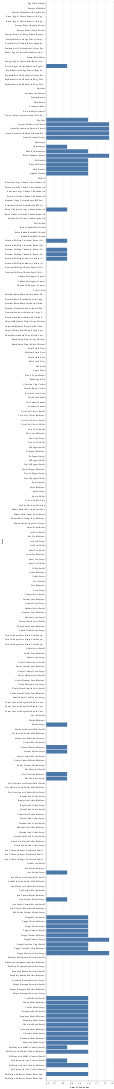

Notebook code for this chart:
### Code cell
DeepnoteChart(data, """{"layer":[{"layer":[{"mark":{"clip":true,"type":"bar","color":"#4c78a8","tooltip":true},"encoding":{"x":{"sort":null,"type":"quantitative","field":"Trans Fat","scale":{"type":"linear"},"format":{"type":"default","decimals":null},"aggregate":"sum","formatType":"numberFormatFromNumberType"},"y":{"sort":null,"type":"nominal","field":"Item","scale":{"type":"linear"}}}}]}],"title":"","config":{"legend":{}},"$schema":"https://vega.github.io/schema/vega-lite/v5.json","encoding":{}}""")

### Figure 1 — Vega-Lite specification as saved in the notebook (floating-point values rounded to 4 significant figures; data arrays with more than 128 entries replaced by an {"elided": "..."} marker saying what was removed)
{"$schema": "https://vega.github.io/schema/vega-lite/v5.json", "encoding": {}, "layer": [{"layer": [{"mark": {"type": "bar", "tooltip": true, "color": "#4c78a8", "clip": true}, "encoding": {"x": {"field": "Trans Fat", "type": "quantitative", "aggregate": "sum", "sort": null, "scale": {"type": "linear"}, "formatType": "numberFormatFromNumberType", "format": {"type": "default", "decimals": null}}, "y": {"field": "Item", "type": "nominal", "sort": null, "scale": {"type": "linear"}}}}]}], "title": "", "config": {"legend": {}}, "data": {"values": {"elided": "241 records"}}}
